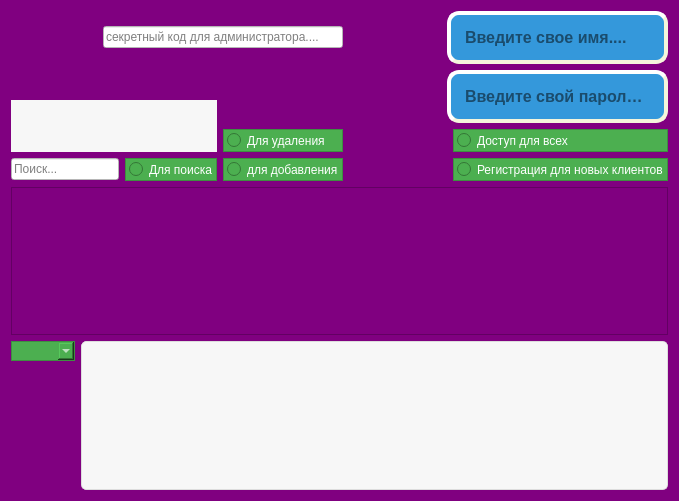
<?xml version="1.0" encoding="UTF-8"?>
<ui version="4.0">
 <class>Dialog</class>
 <widget class="QDialog" name="Dialog">
  <property name="geometry">
   <rect>
    <x>0</x>
    <y>0</y>
    <width>679</width>
    <height>501</height>
   </rect>
  </property>
  <property name="windowTitle">
   <string>Dialog</string>
  </property>
  <property name="styleSheet">
   <string notr="true">background-color: purple;</string>
  </property>
  <layout class="QGridLayout" name="gridLayout">
   <item row="0" column="0" rowspan="2" colspan="2">
    <widget class="QLabel" name="label_3">
     <property name="text">
      <string/>
     </property>
     <property name="pixmap">
      <pixmap>../../Downloads/cars.png</pixmap>
     </property>
    </widget>
   </item>
   <item row="0" column="2" colspan="3">
    <widget class="QLineEdit" name="lineEdit_4">
     <property name="styleSheet">
      <string notr="true">font: 14pt &quot;MS Shell Dlg 2&quot;;
background-color: rgb(255, 255, 255);</string>
     </property>
     <property name="echoMode">
      <enum>QLineEdit::Password</enum>
     </property>
     <property name="placeholderText">
      <string>секретный код для администратора....</string>
     </property>
    </widget>
   </item>
   <item row="0" column="6" colspan="2">
    <widget class="QLineEdit" name="lineEdit_2">
     <property name="styleSheet">
      <string notr="true">font: 16pt &quot;MS Shell Dlg 2&quot;;
background-color: #3498db;
    border-style: outset;
    border-width: 4px;
    border-radius: 12px;
    border-color: beige;
    font: bold 16px;
    min-width: 10em;
    padding: 12px;
</string>
     </property>
     <property name="text">
      <string/>
     </property>
     <property name="echoMode">
      <enum>QLineEdit::Normal</enum>
     </property>
     <property name="readOnly">
      <bool>false</bool>
     </property>
     <property name="placeholderText">
      <string notr="true">Введите свое имя....</string>
     </property>
    </widget>
   </item>
   <item row="1" column="3" colspan="3">
    <spacer name="horizontalSpacer_2">
     <property name="orientation">
      <enum>Qt::Horizontal</enum>
     </property>
     <property name="sizeHint" stdset="0">
      <size>
       <width>286</width>
       <height>20</height>
      </size>
     </property>
    </spacer>
   </item>
   <item row="1" column="6" rowspan="2" colspan="2">
    <widget class="QLineEdit" name="lineEdit_3">
     <property name="styleSheet">
      <string notr="true">font: 16pt &quot;MS Shell Dlg 2&quot;;
background-color: #3498db;
    border-style: outset;
    border-width: 4px;
    border-radius: 12px;
    border-color: beige;
    font: bold 16px;
    min-width: 10em;
    padding: 12px;
</string>
     </property>
     <property name="echoMode">
      <enum>QLineEdit::Password</enum>
     </property>
     <property name="placeholderText">
      <string>Введите свой пароль.....</string>
     </property>
    </widget>
   </item>
   <item row="2" column="0" rowspan="2" colspan="4">
    <widget class="QLabel" name="label_4">
     <property name="styleSheet">
      <string notr="true">
font: 16pt &quot;MS Shell Dlg 2&quot;;
background-color: #f7f7f7;

</string>
     </property>
     <property name="text">
      <string/>
     </property>
    </widget>
   </item>
   <item row="3" column="4">
    <widget class="QRadioButton" name="radioButton_5">
     <property name="styleSheet">
      <string notr="true">font: 12pt &quot;MS Shell Dlg 2&quot;;
 background-color: #4CAF50;
  color: #FFFFFF;
  border: 1px solid #3E8E41;
  text-align: center; /* Alignement horizontal */
  padding: 3px; /* Espacement interne */</string>
     </property>
     <property name="text">
      <string>Для удаления</string>
     </property>
    </widget>
   </item>
   <item row="3" column="5" colspan="2">
    <spacer name="horizontalSpacer_4">
     <property name="orientation">
      <enum>Qt::Horizontal</enum>
     </property>
     <property name="sizeHint" stdset="0">
      <size>
       <width>97</width>
       <height>20</height>
      </size>
     </property>
    </spacer>
   </item>
   <item row="3" column="7">
    <widget class="QRadioButton" name="radioButton_3">
     <property name="styleSheet">
      <string notr="true">font: 12pt &quot;MS Shell Dlg 2&quot;;
 background-color: #4CAF50;
  color: #FFFFFF;
  border: 1px solid #3E8E41;
  text-align: center; /* Alignement horizontal */
  padding: 3px; /* Espacement interne */</string>
     </property>
     <property name="text">
      <string>Доступ для всех</string>
     </property>
    </widget>
   </item>
   <item row="4" column="0" colspan="3">
    <widget class="QLineEdit" name="lineEdit">
     <property name="styleSheet">
      <string notr="true">font: 14pt &quot;MS Shell Dlg 2&quot;;
background-color: rgb(255, 255, 255);</string>
     </property>
     <property name="echoMode">
      <enum>QLineEdit::Normal</enum>
     </property>
     <property name="placeholderText">
      <string>Поиск...</string>
     </property>
    </widget>
   </item>
   <item row="4" column="3">
    <widget class="QRadioButton" name="radioButton_6">
     <property name="styleSheet">
      <string notr="true">font: 12pt &quot;MS Shell Dlg 2&quot;;
 background-color: #4CAF50;
  color: #FFFFFF;
  border: 1px solid #3E8E41;
  text-align: center; /* Alignement horizontal */
  padding: 3px; /* Espacement interne */</string>
     </property>
     <property name="text">
      <string>Для поиска</string>
     </property>
    </widget>
   </item>
   <item row="4" column="4">
    <widget class="QRadioButton" name="radioButton_4">
     <property name="styleSheet">
      <string notr="true">font: 12pt &quot;MS Shell Dlg 2&quot;;
 background-color: #4CAF50;
  color: #FFFFFF;
  border: 1px solid #3E8E41;
  text-align: center; /* Alignement horizontal */
  padding: 3px; /* Espacement interne */</string>
     </property>
     <property name="text">
      <string>для добавления</string>
     </property>
    </widget>
   </item>
   <item row="4" column="5">
    <spacer name="horizontalSpacer_3">
     <property name="orientation">
      <enum>Qt::Horizontal</enum>
     </property>
     <property name="sizeHint" stdset="0">
      <size>
       <width>82</width>
       <height>20</height>
      </size>
     </property>
    </spacer>
   </item>
   <item row="4" column="7">
    <widget class="QRadioButton" name="radioButton">
     <property name="styleSheet">
      <string notr="true">font: 12pt &quot;MS Shell Dlg 2&quot;;
 background-color: #4CAF50;
  color: #FFFFFF;
  border: 1px solid #3E8E41;
  text-align: center; /* Alignement horizontal */
  padding: 3px; /* Espacement interne */</string>
     </property>
     <property name="text">
      <string>Регистрация для новых клиентов</string>
     </property>
    </widget>
   </item>
   <item row="5" column="0" colspan="8">
    <widget class="QTableWidget" name="tableWidget">
     <property name="styleSheet">
      <string notr="true">font: 10pt &quot;MS Shell Dlg 2&quot;;
background-color:#3498db;
th {
  color: black;
}

td {
  color: white;
}
</string>
     </property>
    </widget>
   </item>
   <item row="6" column="0">
    <widget class="QComboBox" name="table_combo">
     <property name="styleSheet">
      <string notr="true">font: 8pt &quot;MS Shell Dlg 2&quot;;
 background-color: #4CAF50;
  color: #FFFFFF;
  border: 1px solid #3E8E41;
  text-align: center; /* Alignement horizontal */
  padding: 1px; /* Espacement interne */</string>
     </property>
    </widget>
   </item>
   <item row="6" column="1" rowspan="2" colspan="7">
    <widget class="QListWidget" name="listWidget">
     <property name="minimumSize">
      <size>
       <width>0</width>
       <height>41</height>
      </size>
     </property>
     <property name="styleSheet">
      <string notr="true">font: 16pt &quot;MS Shell Dlg 2&quot;;
background-color: #f7f7f7; /* Couleur de fond */
border: 1px solid #ddd; /* Bordure */
 border-radius: 5px; /* Coins arrondis */
 padding: 10px; /* Espace intérieur */
 
 </string>
     </property>
    </widget>
   </item>
   <item row="7" column="0">
    <layout class="QVBoxLayout" name="verticalLayout"/>
   </item>
  </layout>
 </widget>
 <resources/>
 <connections/>
</ui>
